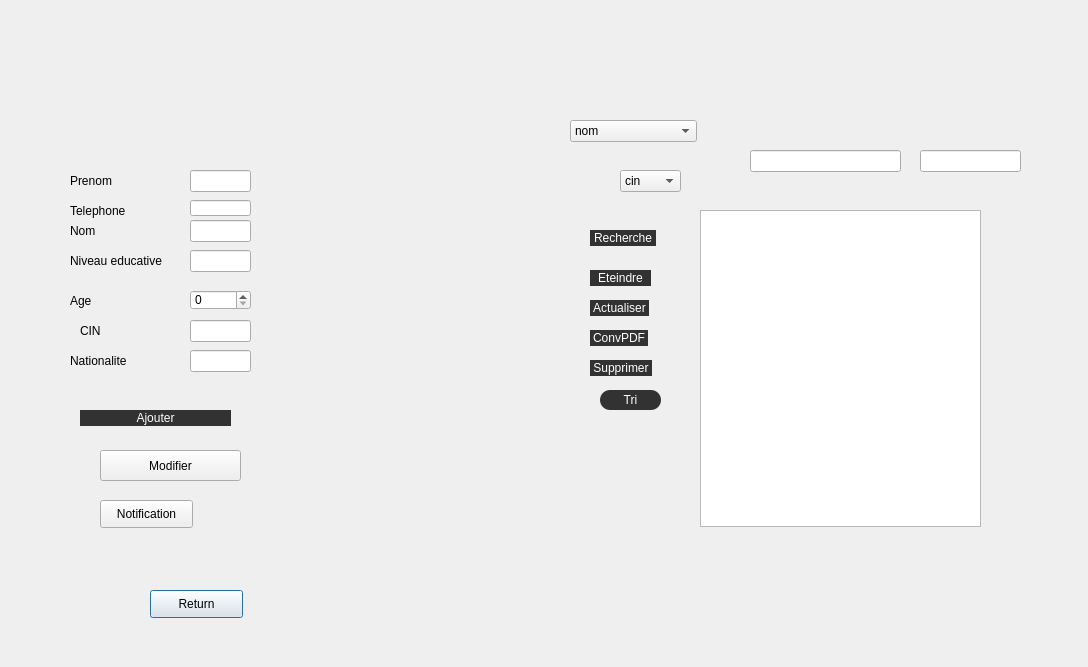
<?xml version="1.0" encoding="UTF-8"?>
<ui version="4.0">
 <class>demandetravail</class>
 <widget class="QDialog" name="demandetravail">
  <property name="geometry">
   <rect>
    <x>0</x>
    <y>0</y>
    <width>1088</width>
    <height>667</height>
   </rect>
  </property>
  <property name="windowTitle">
   <string>Dialog</string>
  </property>
  <widget class="QPushButton" name="Return_Demande_r">
   <property name="geometry">
    <rect>
     <x>150</x>
     <y>590</y>
     <width>93</width>
     <height>28</height>
    </rect>
   </property>
   <property name="text">
    <string>Return</string>
   </property>
  </widget>
  <widget class="QStackedWidget" name="stackedWidget">
   <property name="geometry">
    <rect>
     <x>-20</x>
     <y>-10</y>
     <width>1061</width>
     <height>601</height>
    </rect>
   </property>
   <property name="currentIndex">
    <number>0</number>
   </property>
   <widget class="QWidget" name="page_3">
    <widget class="QTableView" name="tableView_r">
     <property name="geometry">
      <rect>
       <x>720</x>
       <y>220</y>
       <width>281</width>
       <height>317</height>
      </rect>
     </property>
    </widget>
    <widget class="QLineEdit" name="Supp_r">
     <property name="geometry">
      <rect>
       <x>770</x>
       <y>160</y>
       <width>151</width>
       <height>22</height>
      </rect>
     </property>
    </widget>
    <widget class="QLabel" name="label_8">
     <property name="geometry">
      <rect>
       <x>129</x>
       <y>787</y>
       <width>1062</width>
       <height>16</height>
      </rect>
     </property>
     <property name="text">
      <string>Notification est vide</string>
     </property>
    </widget>
    <widget class="QPushButton" name="Supprimer_r">
     <property name="geometry">
      <rect>
       <x>610</x>
       <y>370</y>
       <width>62</width>
       <height>16</height>
      </rect>
     </property>
     <property name="styleSheet">
      <string notr="true">QPushButton{
    color:white;
	font: 75 10pt &quot;Source Code Pro&quot;;
	font: 87 8pt &quot;Nexa Rust Sans Black 01&quot;;
    background-color: rgb(51, 50, 50);
background:  rgb(51, 50, 50);
border-radius:10px;
}
QPushButton:hover
{
color:white;

background:#b20837;
border-radius:10px;
}</string>
     </property>
     <property name="text">
      <string>Supprimer</string>
     </property>
    </widget>
    <widget class="QPushButton" name="Actualiser_r">
     <property name="geometry">
      <rect>
       <x>610</x>
       <y>310</y>
       <width>59</width>
       <height>16</height>
      </rect>
     </property>
     <property name="styleSheet">
      <string notr="true">QPushButton{
    color:white;
	font: 75 10pt &quot;Source Code Pro&quot;;
	font: 87 8pt &quot;Nexa Rust Sans Black 01&quot;;
    background-color: rgb(51, 50, 50);
background:  rgb(51, 50, 50);
border-radius:10px;
}
QPushButton:hover
{
color:white;

background:#b20837;
border-radius:10px;
}</string>
     </property>
     <property name="text">
      <string>Actualiser</string>
     </property>
    </widget>
    <widget class="QPushButton" name="tri_r">
     <property name="geometry">
      <rect>
       <x>620</x>
       <y>400</y>
       <width>61</width>
       <height>20</height>
      </rect>
     </property>
     <property name="styleSheet">
      <string notr="true">QPushButton{
    color:white;
	font: 75 10pt &quot;Source Code Pro&quot;;
	font: 87 8pt &quot;Nexa Rust Sans Black 01&quot;;
    background-color: rgb(51, 50, 50);
background:  rgb(51, 50, 50);
border-radius:10px;
}
QPushButton:hover
{
color:white;

background:#b20837;
border-radius:10px;
}</string>
     </property>
     <property name="text">
      <string>Tri</string>
     </property>
    </widget>
    <widget class="QPushButton" name="pushButton_2_r">
     <property name="geometry">
      <rect>
       <x>610</x>
       <y>280</y>
       <width>61</width>
       <height>16</height>
      </rect>
     </property>
     <property name="styleSheet">
      <string notr="true">QPushButton{
    color:white;
	font: 75 10pt &quot;Source Code Pro&quot;;
	font: 87 8pt &quot;Nexa Rust Sans Black 01&quot;;
    background-color: rgb(51, 50, 50);
background:  rgb(51, 50, 50);
border-radius:10px;
}
QPushButton:hover
{
color:white;

background:#b20837;
border-radius:10px;
}</string>
     </property>
     <property name="text">
      <string>Eteindre</string>
     </property>
    </widget>
    <widget class="QComboBox" name="comboBox_r">
     <property name="geometry">
      <rect>
       <x>590</x>
       <y>130</y>
       <width>127</width>
       <height>22</height>
      </rect>
     </property>
     <item>
      <property name="text">
       <string>nom</string>
      </property>
     </item>
     <item>
      <property name="text">
       <string>prenom</string>
      </property>
     </item>
     <item>
      <property name="text">
       <string>cin</string>
      </property>
     </item>
     <item>
      <property name="text">
       <string>age</string>
      </property>
     </item>
     <item>
      <property name="text">
       <string>telephone</string>
      </property>
     </item>
     <item>
      <property name="text">
       <string>niveau educative</string>
      </property>
     </item>
    </widget>
    <widget class="QPushButton" name="pushButton_r">
     <property name="geometry">
      <rect>
       <x>610</x>
       <y>340</y>
       <width>58</width>
       <height>16</height>
      </rect>
     </property>
     <property name="styleSheet">
      <string notr="true">QPushButton{
    color:white;
	font: 75 10pt &quot;Source Code Pro&quot;;
	font: 87 8pt &quot;Nexa Rust Sans Black 01&quot;;
    background-color: rgb(51, 50, 50);
background:  rgb(51, 50, 50);
border-radius:10px;
}
QPushButton:hover
{
color:white;

background:#b20837;
border-radius:10px;
}</string>
     </property>
     <property name="text">
      <string>ConvPDF</string>
     </property>
    </widget>
    <widget class="QPushButton" name="rech_r">
     <property name="geometry">
      <rect>
       <x>610</x>
       <y>240</y>
       <width>66</width>
       <height>16</height>
      </rect>
     </property>
     <property name="styleSheet">
      <string notr="true">QPushButton{
    color:white;
	font: 75 10pt &quot;Source Code Pro&quot;;
	font: 87 8pt &quot;Nexa Rust Sans Black 01&quot;;
    background-color: rgb(51, 50, 50);
background:  rgb(51, 50, 50);
border-radius:10px;
}
QPushButton:hover
{
color:white;

background:#b20837;
border-radius:10px;
}</string>
     </property>
     <property name="text">
      <string>Recherche</string>
     </property>
    </widget>
    <widget class="QComboBox" name="comboBox_2_r">
     <property name="geometry">
      <rect>
       <x>640</x>
       <y>180</y>
       <width>61</width>
       <height>22</height>
      </rect>
     </property>
     <item>
      <property name="text">
       <string>cin</string>
      </property>
     </item>
     <item>
      <property name="text">
       <string>nom</string>
      </property>
     </item>
     <item>
      <property name="text">
       <string>age</string>
      </property>
     </item>
    </widget>
    <widget class="QLineEdit" name="rech_2_r">
     <property name="geometry">
      <rect>
       <x>940</x>
       <y>160</y>
       <width>101</width>
       <height>22</height>
      </rect>
     </property>
    </widget>
    <widget class="QLabel" name="label_2">
     <property name="geometry">
      <rect>
       <x>90</x>
       <y>180</y>
       <width>98</width>
       <height>21</height>
      </rect>
     </property>
     <property name="text">
      <string>Prenom</string>
     </property>
    </widget>
    <widget class="QLineEdit" name="Tele_A_r">
     <property name="geometry">
      <rect>
       <x>210</x>
       <y>210</y>
       <width>61</width>
       <height>16</height>
      </rect>
     </property>
    </widget>
    <widget class="QPushButton" name="Ajouter_r">
     <property name="geometry">
      <rect>
       <x>100</x>
       <y>420</y>
       <width>151</width>
       <height>16</height>
      </rect>
     </property>
     <property name="styleSheet">
      <string notr="true">QPushButton{
    color:white;
	font: 75 10pt &quot;Source Code Pro&quot;;
	font: 87 8pt &quot;Nexa Rust Sans Black 01&quot;;
    background-color: rgb(51, 50, 50);
background:  rgb(51, 50, 50);
border-radius:10px;
}
QPushButton:hover
{
color:white;

background:#b20837;
border-radius:10px;
}</string>
     </property>
     <property name="text">
      <string>Ajouter</string>
     </property>
    </widget>
    <widget class="QLineEdit" name="Cin_A_r">
     <property name="geometry">
      <rect>
       <x>210</x>
       <y>330</y>
       <width>61</width>
       <height>22</height>
      </rect>
     </property>
    </widget>
    <widget class="QLineEdit" name="Nationalite_A_r">
     <property name="geometry">
      <rect>
       <x>210</x>
       <y>360</y>
       <width>61</width>
       <height>22</height>
      </rect>
     </property>
    </widget>
    <widget class="QLineEdit" name="Nom_A_r">
     <property name="geometry">
      <rect>
       <x>210</x>
       <y>230</y>
       <width>61</width>
       <height>22</height>
      </rect>
     </property>
    </widget>
    <widget class="QLineEdit" name="nved_A_r">
     <property name="geometry">
      <rect>
       <x>210</x>
       <y>260</y>
       <width>61</width>
       <height>22</height>
      </rect>
     </property>
    </widget>
    <widget class="QLabel" name="label_3">
     <property name="geometry">
      <rect>
       <x>100</x>
       <y>330</y>
       <width>98</width>
       <height>22</height>
      </rect>
     </property>
     <property name="text">
      <string>CIN</string>
     </property>
    </widget>
    <widget class="QSpinBox" name="Age_A_r">
     <property name="geometry">
      <rect>
       <x>210</x>
       <y>300</y>
       <width>61</width>
       <height>20</height>
      </rect>
     </property>
    </widget>
    <widget class="QLineEdit" name="Prenom_A_r">
     <property name="geometry">
      <rect>
       <x>210</x>
       <y>180</y>
       <width>61</width>
       <height>22</height>
      </rect>
     </property>
    </widget>
    <widget class="QLabel" name="label_4">
     <property name="geometry">
      <rect>
       <x>90</x>
       <y>360</y>
       <width>98</width>
       <height>22</height>
      </rect>
     </property>
     <property name="text">
      <string>Nationalite</string>
     </property>
    </widget>
    <widget class="QLabel" name="label_5">
     <property name="geometry">
      <rect>
       <x>90</x>
       <y>300</y>
       <width>98</width>
       <height>22</height>
      </rect>
     </property>
     <property name="text">
      <string>Age</string>
     </property>
    </widget>
    <widget class="QLabel" name="label">
     <property name="geometry">
      <rect>
       <x>90</x>
       <y>230</y>
       <width>98</width>
       <height>22</height>
      </rect>
     </property>
     <property name="text">
      <string>Nom</string>
     </property>
    </widget>
    <widget class="QLabel" name="label_6">
     <property name="geometry">
      <rect>
       <x>90</x>
       <y>210</y>
       <width>98</width>
       <height>21</height>
      </rect>
     </property>
     <property name="text">
      <string>Telephone</string>
     </property>
    </widget>
    <widget class="QLabel" name="label_7">
     <property name="geometry">
      <rect>
       <x>90</x>
       <y>260</y>
       <width>98</width>
       <height>22</height>
      </rect>
     </property>
     <property name="text">
      <string>Niveau educative</string>
     </property>
    </widget>
    <widget class="QPushButton" name="modifier_r">
     <property name="geometry">
      <rect>
       <x>120</x>
       <y>460</y>
       <width>141</width>
       <height>31</height>
      </rect>
     </property>
     <property name="text">
      <string>Modifier</string>
     </property>
    </widget>
    <widget class="QPushButton" name="Notification_r">
     <property name="geometry">
      <rect>
       <x>120</x>
       <y>510</y>
       <width>93</width>
       <height>28</height>
      </rect>
     </property>
     <property name="text">
      <string>Notification</string>
     </property>
    </widget>
   </widget>
   <widget class="QWidget" name="page_4">
    <widget class="QPushButton" name="clear_r">
     <property name="geometry">
      <rect>
       <x>10</x>
       <y>573</y>
       <width>1038</width>
       <height>16</height>
      </rect>
     </property>
     <property name="styleSheet">
      <string notr="true">QPushButton{
    color:white;
	font: 75 10pt &quot;Source Code Pro&quot;;
	font: 87 8pt &quot;Nexa Rust Sans Black 01&quot;;
    background-color: rgb(51, 50, 50);
background:  rgb(51, 50, 50);
border-radius:10px;
}
QPushButton:hover
{
color:white;

background:#b20837;
border-radius:10px;
}</string>
     </property>
     <property name="text">
      <string>clear</string>
     </property>
    </widget>
    <widget class="QTableView" name="tableView_2_r">
     <property name="geometry">
      <rect>
       <x>10</x>
       <y>40</y>
       <width>1038</width>
       <height>527</height>
      </rect>
     </property>
    </widget>
   </widget>
  </widget>
 </widget>
 <resources/>
 <connections/>
</ui>
